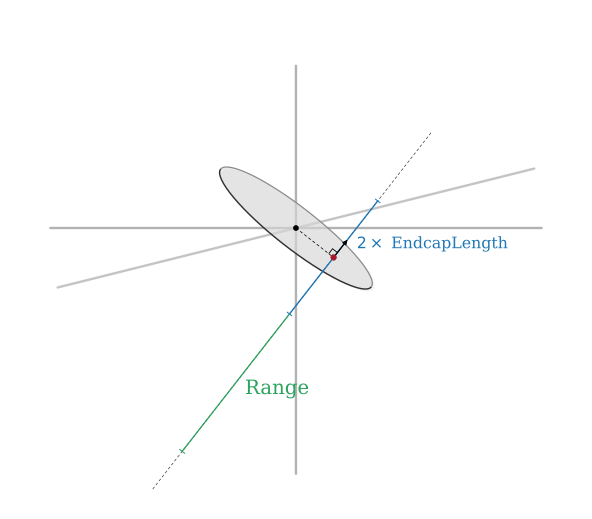

This chart was generated by the following Python code:
from pathlib import Path
import os

import numpy as np


OUT_DIR = Path(__file__).resolve().parent
os.environ.setdefault("MPLCONFIGDIR", str(OUT_DIR / ".mplconfig"))
os.environ.setdefault("XDG_CACHE_HOME", str(OUT_DIR / ".cache"))
os.environ.setdefault("FC_CACHEDIR", str(OUT_DIR / ".cache" / "fontconfig"))

import matplotlib as mpl

mpl.use("Agg")
import matplotlib.pyplot as plt
from matplotlib.patches import Arc, Ellipse, FancyArrowPatch


mpl.rcParams.update(
    {
        "text.usetex": False,
        "font.family": "serif",
        "font.size": 11,
        "axes.linewidth": 0.8,
        "figure.dpi": 150,
        "savefig.dpi": 300,
    }
)


PNG_OUT = OUT_DIR / "figure_03_sampling_region.png"
PDF_OUT = OUT_DIR / "figure_03_sampling_region.pdf"

VIEW_XLIM = (-10.4, 10.4)
VIEW_YLIM = (-10.2, 8.0)
REFERENCE_VIEW_WIDTH = 9.4
STYLE_SCALE = min(1.0, REFERENCE_VIEW_WIDTH / (VIEW_XLIM[1] - VIEW_XLIM[0]))
FONT_SCALE = 0.95


def lw(value: float) -> float:
    return value * STYLE_SCALE


def area(value: float) -> float:
    return value * STYLE_SCALE**2


def font(value: float) -> float:
    return max(8.5, value * FONT_SCALE)


def unit(angle_deg: float) -> np.ndarray:
    angle = np.deg2rad(angle_deg)
    return np.array([np.cos(angle), np.sin(angle)])


def draw_line(ax, p1, p2, **kwargs):
    ax.plot([p1[0], p2[0]], [p1[1], p2[1]], **kwargs)


def draw_tick(ax, point, direction, length=0.18, **kwargs):
    normal = np.array([-direction[1], direction[0]])
    draw_line(ax, point - 0.5 * length * normal, point + 0.5 * length * normal, **kwargs)


def draw_axis_through_origin(ax, direction, negative_scale=1.0, positive_scale=1.0, **kwargs):
    view_span = 0.42 * max(VIEW_XLIM[1] - VIEW_XLIM[0], VIEW_YLIM[1] - VIEW_YLIM[0])
    draw_line(ax, -negative_scale * view_span * direction, positive_scale * view_span * direction, **kwargs)


def main() -> None:
    fig, ax = plt.subplots(figsize=(7.8, 5.2))
    fig.patch.set_facecolor("white")
    ax.set_facecolor("white")
    ax.set_aspect("equal")
    ax.axis("off")

    origin = np.array([0.0, 0.0])

    direction_angle = 52
    disk_angle = direction_angle - 90
    nu_dir = unit(direction_angle)

    # Detector-coordinate axes, kept subtle so the injection construction dominates.
    axis_style = dict(color="#b2b2b2", lw=lw(3.8), solid_capstyle="round", zorder=1)
    draw_axis_through_origin(ax, np.array([1.0, 0.0]), **axis_style)
    draw_axis_through_origin(ax, np.array([0.0, 1.0]), negative_scale=1.0, positive_scale=0.66, **axis_style)
    draw_axis_through_origin(ax, unit(14), color="#c4c4c4", lw=lw(3.8), solid_capstyle="round", zorder=0)

    # Disk appears as an ellipse because the disk plane is viewed obliquely.
    # A small offset copy and split outline give a simple pseudo-3D thickness.
    disk_shadow = Ellipse(
        xy=origin + np.array([0.08, -0.08]),
        width=6.8,
        height=1.45,
        angle=disk_angle,
        facecolor="#bfbfbf",
        edgecolor="none",
        alpha=0.18,
        zorder=1,
    )
    ax.add_patch(disk_shadow)

    disk = Ellipse(
        xy=origin,
        width=6.8,
        height=1.45,
        angle=disk_angle,
        facecolor="#d9d9d9",
        edgecolor="none",
        alpha=0.58,
        zorder=2,
    )
    ax.add_patch(disk)

    ax.add_patch(
        Arc(
            origin,
            width=6.8,
            height=1.45,
            angle=disk_angle,
            theta1=0,
            theta2=180,
            color="#8a8a8a",
            lw=lw(2.0),
            zorder=3,
        )
    )
    ax.add_patch(
        Arc(
            origin,
            width=6.8,
            height=1.45,
            angle=disk_angle,
            theta1=180,
            theta2=360,
            color="#303030",
            lw=lw(2.3),
            zorder=4,
        )
    )

    # The sampled disk point is the point of closest approach (PCA).
    a_ell = 6.8 / 2
    b_ell = 1.45 / 2
    pca_t = 0
    pca_r = 0.50
    theta = np.deg2rad(disk_angle)
    pca = pca_r * np.array(
        [
            a_ell * np.cos(pca_t) * np.cos(theta)
            - b_ell * np.sin(pca_t) * np.sin(theta),
            a_ell * np.cos(pca_t) * np.sin(theta)
            + b_ell * np.sin(pca_t) * np.cos(theta),
        ]
    )
    draw_line(
        ax,
        origin,
        pca,
        color="black",
        lw=lw(1.2),
        linestyle=(0, (4, 3)),
        zorder=6,
    )

    endcap_length = 2.55
    range_length = 6.2
    endcap_start = pca - endcap_length * nu_dir
    endcap_stop = pca + endcap_length * nu_dir
    range_start = endcap_start - range_length * nu_dir

    arrow_start = pca
    arrow_end = pca + 0.9 * nu_dir
    draw_line(
        ax,
        range_start - 1.7 * nu_dir,
        endcap_stop + 3.15 * nu_dir,
        color="black",
        lw=lw(1.15),
        linestyle=(0, (4, 3)),
        alpha=0.75,
        zorder=7,
    )
    ax.add_patch(
        FancyArrowPatch(
            arrow_start,
            arrow_end,
            arrowstyle="-|>",
            mutation_scale=15 * STYLE_SCALE,
            lw=lw(1.9),
            color="black",
            zorder=11,
        )
    )

    blue = "#1f77b4"
    range_color = "#2ca25f"
    pca_red = "#b2182b"
    pca_edge = "#7f1d2d"
    draw_line(
        ax,
        endcap_start,
        endcap_stop,
        color=blue,
        lw=lw(2.2),
        solid_capstyle="round",
        zorder=9,
    )
    draw_tick(ax, endcap_start, nu_dir, length=0.20, color=blue, lw=lw(1.6), zorder=10)
    draw_tick(ax, endcap_stop, nu_dir, length=0.20, color=blue, lw=lw(1.6), zorder=10)
    ax.text(
        *(pca + 0.62 * endcap_length * nu_dir + np.array([-0.15, -0.80])),
        r"$2\times$ EndcapLength",
        ha="left",
        va="center",
        color=blue,
        fontsize=font(12),
        zorder=12,
    )

    draw_line(
        ax,
        range_start,
        endcap_start,
        color=range_color,
        lw=lw(2.1),
        solid_capstyle="round",
        zorder=9,
    )
    draw_tick(ax, range_start, nu_dir, length=0.22, color=range_color, lw=lw(1.6), zorder=10)
    ax.text(
        *(endcap_start - 0.48 * range_length * nu_dir + np.array([0.25, -0.32])),
        "Range",
        ha="left",
        va="center",
        color=range_color,
        fontsize=font(15),
        zorder=12,
    )

    marker_size = 0.22
    pca_to_origin_dir = -pca / np.linalg.norm(pca)
    right_angle_points = np.array(
        [
            pca + marker_size * nu_dir,
            pca + marker_size * nu_dir + marker_size * pca_to_origin_dir,
            pca + marker_size * pca_to_origin_dir,
        ]
    )
    ax.plot(
        right_angle_points[:, 0],
        right_angle_points[:, 1],
        color="black",
        lw=lw(1.4),
        solid_capstyle="butt",
        solid_joinstyle="miter",
        zorder=10,
    )

    ax.scatter(
        [pca[0]],
        [pca[1]],
        s=area(82),
        color=pca_red,
        edgecolor=pca_edge,
        linewidth=lw(0.8),
        zorder=11,
    )
    ax.scatter([0], [0], s=area(48), color="black", zorder=8)

    ax.set_xlim(*VIEW_XLIM)
    ax.set_ylim(*VIEW_YLIM)
    fig.tight_layout(pad=0.25)

    # fig.savefig(PNG_OUT, bbox_inches="tight", pad_inches=0.03)
    fig.savefig(PDF_OUT, bbox_inches="tight", pad_inches=0.03)
    plt.close(fig)
    # print(PNG_OUT)
    print(PDF_OUT)


if __name__ == "__main__":
    main()
